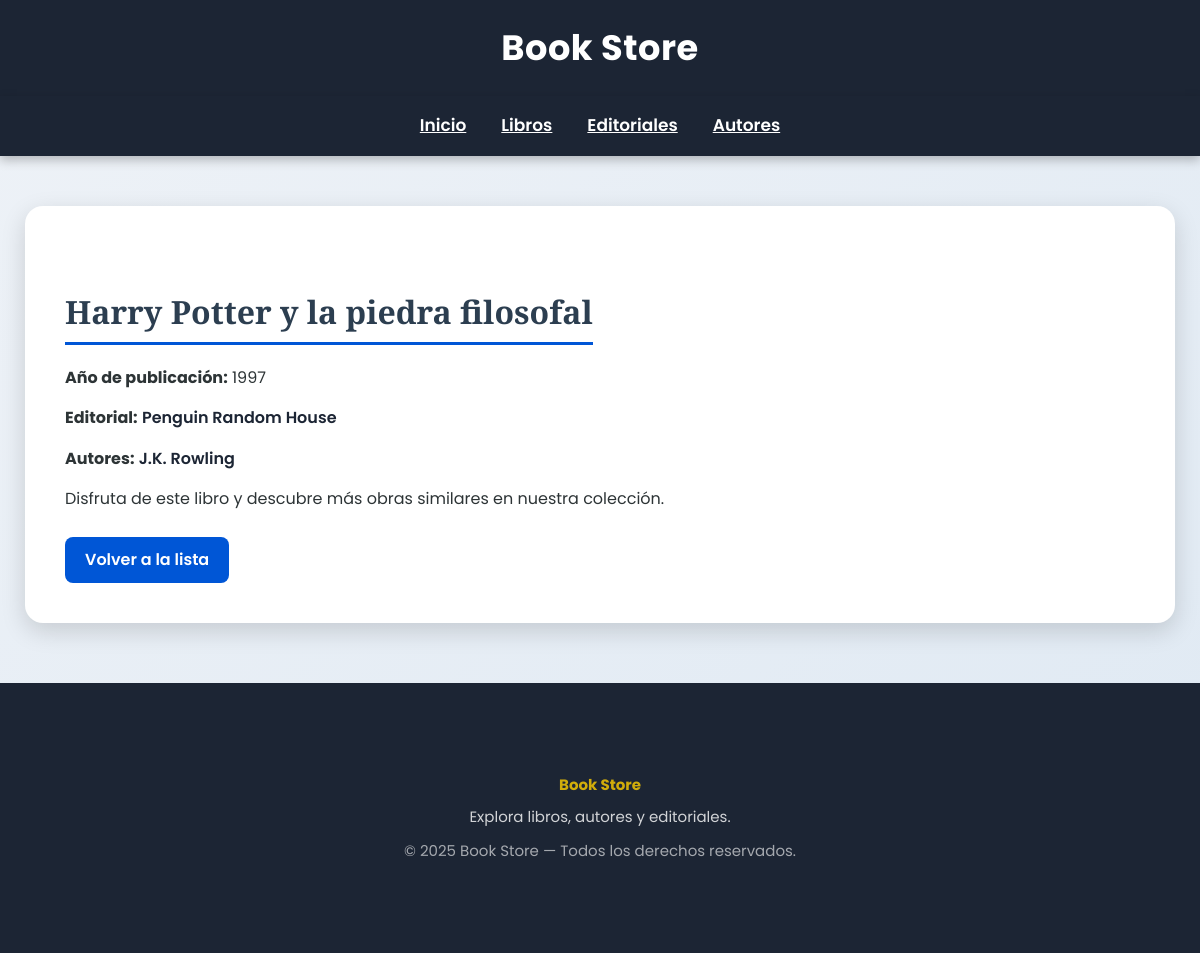
/es/books/5/, run on an earlier commit of the app's database.
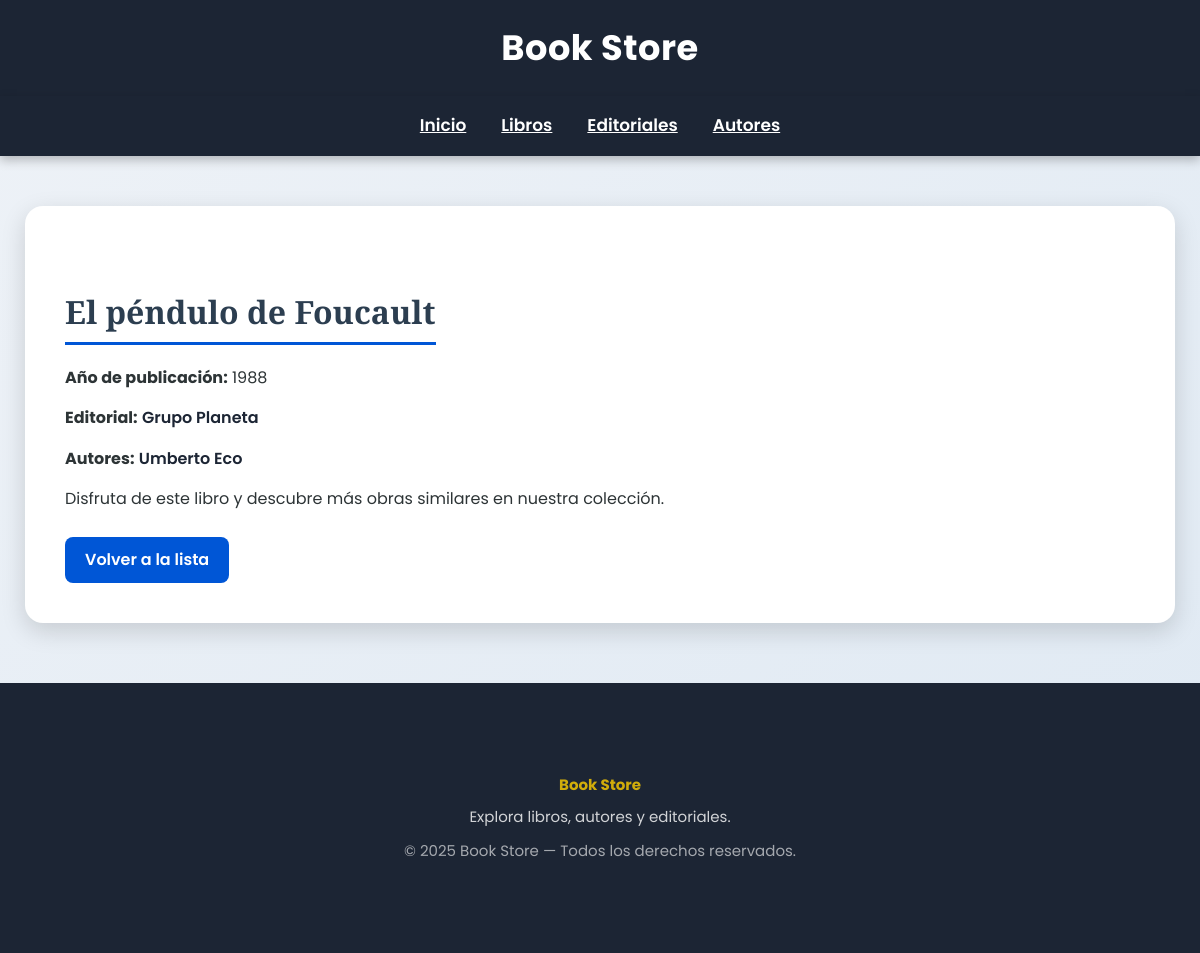
And on a later commit of the database.
### app/models.py (models this page shows, shortened)
class Book(models.Model):
    title = models.CharField(max_length=200)
    publication_year = models.IntegerField(null=True, blank=True)
    editorial = models.ForeignKey(Editorial, on_delete=models.CASCADE, related_name='books')
    authors = models.ManyToManyField(Author)

class Editorial(models.Model):
    name = models.CharField(max_length=200)
    description = models.TextField(blank=True, null=True)

class Author(models.Model):
    first_name = models.CharField(max_length=100)
    last_name = models.CharField(max_length=100)
    birth_year = models.IntegerField(null=True, blank=True)
    @property
    def name(self):
        return f"{self.first_name} {self.last_name}"

### app/views.py (the view)
# urls.py: path('books/<int:pk>/', views.BookDetailView.as_view(), name='book_detail'),
class BookDetailView(DetailView):
    model = Book
    template_name = "bookstore/book_detail.html"
    context_object_name = "book"

### app/templates/bookstore/book_detail.html (shortened to what this page needs)
{% extends 'bookstore/base.html' %}
{% load static %}
{% load i18n %}
{% block content %}
<div class="detail-box">
    <h2>{{ book.title }}</h2>
    <p>
        <strong>{% trans "Año de publicación:" %}</strong>
        {{ book.publication_year }}
    </p>
    <p>
        <strong>{% trans "Editorial:" %}</strong>
        <a href="{% url 'editorial_detail' book.editorial.pk %}">
            {{ book.editorial.name }}
        </a>
    </p>
    <p>
        <strong>{% trans "Autores:" %}</strong>
        {% for author in book.authors.all %}
            <a href="{% url 'author_detail' author.pk %}">{{ author.name }}</a>
        {% endfor %}
    </p>
    <p>{% trans "Disfruta de este libro y descubre más obras similares en nuestra colección." %}</p>
    <a href="{% url 'book_list' %}" class="link-btn">
        {% trans "Volver a la lista" %}
    </a>
</div>
{% endblock %}

What changed in the data, as far as the page shows it:
removed Author: name "J.K. Rowling"
changed Book: title "Harry Potter y la piedra filosofal" → "El péndulo de Foucault"; publication_year "1997" → "1988"; editorial.name "Penguin Random House" → "Grupo Planeta"
now on this page (row unchanged): Author: name "Umberto Eco"
